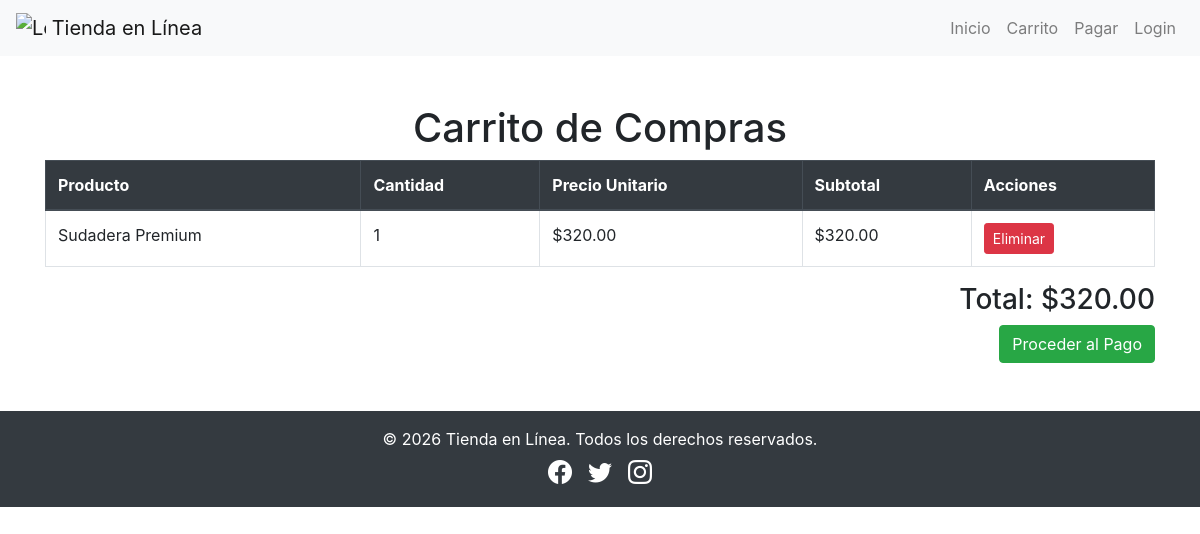
/index.php?pagina=carrito&accion=agregar&id=2, run on the app's committed database.
### tables this page shows
CREATE TABLE IF NOT EXISTS `Producto` (
  `cod` INT NOT NULL AUTO_INCREMENT,
  `nombre` VARCHAR(50) NOT NULL,
  `descripcion` VARCHAR(200) NOT NULL,
  `precio` FLOAT NOT NULL,
  `imagen` VARCHAR(200) NOT NULL,
  `estado` VARCHAR(20) NOT NULL,
  `codMarca` INT NOT NULL,
  `codIndustria` INT NOT NULL,
  `codCategoria` INT NOT NULL,
  PRIMARY KEY (`cod`),
  INDEX `fk_Producto_Industria1_idx` (`codIndustria`),
  INDEX `fk_Producto_Marca1_idx` (`codMarca`),
  INDEX `fk_Producto_Categoria1_idx` (`codCategoria`),
  CONSTRAINT `fk_Producto_Industria1`
    FOREIGN KEY (`codIndustria`)
    REFERENCES `Industria` (`cod`)
    ON DELETE NO ACTION
    ON UPDATE NO ACTION,
  CONSTRAINT `fk_Producto_Marca1`
    FOREIGN KEY (`codMarca`)
    REFERENCES `Marca` (`cod`)
    ON DELETE NO ACTION
    ON UPDATE NO ACTION,
  CONSTRAINT `fk_Producto_Categoria1`
    FOREIGN KEY (`codCategoria`)
    REFERENCES `Categoria` (`cod`)
    ON DELETE NO ACTION
    ON UPDATE NO ACTION);

### controladores/CarritoControlador.php (called while the page is built, shortened)
<?php
require_once __DIR__ . '/../modelos/Producto.php';
class CarritoControlador {
    public function index() {
        $modelo = new Producto();
        $items  = [];
        $total  = 0;
        if (!empty($_SESSION['carrito'])) {
            foreach ($_SESSION['carrito'] as $item) {
                $producto = $modelo->obtenerPorId($item['id_producto']);
                if ($producto) {
                    $subtotal = $producto['precio'] * $item['cantidad'];
                    $total   += $subtotal;
                    $items[]  = [
                        'producto' => $producto,
                        'cantidad' => $item['cantidad'],
                        'subtotal' => $subtotal,
                    ];
                }
            }
        }
        require_once __DIR__ . '/../vistas/carrito.php';
    }
}

### config/database.php (called while the page is built, shortened)
<?php
class Database {
    private static $conexion = null;
    public static function conectar() {
        if (self::$conexion === null) {
            $host           = "localhost";
            $usuario        = "root";
            $password       = "";
            $base_de_datos  = "mydb";
            self::$conexion = new mysqli($host, $usuario, $password, $base_de_datos);
            self::$conexion->set_charset("utf8");
        }
        return self::$conexion;
    }
}

### modelos/Producto.php (called while the page is built, shortened)
<?php
require_once __DIR__ . '/../config/database.php';
class Producto {
    private $db;
    public function __construct() {
        $this->db = Database::conectar();
    }
    public function obtenerPorId($id) {
        $id = (int)$id;
        $stmtSp = $this->db->prepare("CALL sp_obtener_producto_por_id(?)");
        if ($stmtSp) {
            $stmtSp->bind_param("i", $id);
            $ok = $stmtSp->execute();
            if ($ok) {
                $resultado = $stmtSp->get_result();
                $fila = $resultado ? $resultado->fetch_assoc() : null;
                return $fila ?: null;
            }
        }
        $sql = "SELECT
                    p.cod AS id_producto,
                    p.nombre,
                    p.descripcion,
                    p.precio,
                    p.imagen,
                    p.estado,
                    p.codMarca,
                    p.codIndustria,
                    p.codCategoria,
                    COALESCE(SUM(CAST(dps.stock AS UNSIGNED)), 0) AS stock,
                    m.nombre AS marca,
                    c.nombre AS categoria,
                    i.nombre AS industria
                FROM `Producto` p
                LEFT JOIN `DetalleProductoSucursal` dps ON dps.codProducto = p.cod
                LEFT JOIN `Marca` m ON m.cod = p.codMarca
                LEFT JOIN `Categoria` c ON c.cod = p.codCategoria
                LEFT JOIN `Industria` i ON i.cod = p.codIndustria
                WHERE p.cod = ?
                GROUP BY p.cod, p.nombre, p.descripcion, p.precio, p.imagen, p.estado, p.codMarca, p.codIndustria, p.codCategoria, m.nombre, c.nombre, i.nombre";
        $stmt = $this->db->prepare($sql);
        $stmt->bind_param("i", $id);
        $stmt->execute();
        $resultado = $stmt->get_result();
        return $resultado->fetch_assoc();
    }
}

### vistas/carrito.php (the view)
<?php require_once __DIR__ . '/layout/encabezado.php'; ?>
<div class="container mt-5">
    <h1 class="text-center">Carrito de Compras</h1>
    <div class="table-responsive">
        <table class="table table-bordered">
            <thead class="thead-dark">
                <tr>
                    <th>Producto</th>
                    <th>Cantidad</th>
                    <th>Precio Unitario</th>
                    <th>Subtotal</th>
                    <th>Acciones</th>
                </tr>
            </thead>
            <tbody>
                <?php if (!empty($items)): ?>
                    <?php foreach ($items as $item): ?>
                        <tr>
                            <td><?php echo htmlspecialchars($item['producto']['nombre']); ?></td>
                            <td><?php echo $item['cantidad']; ?></td>
                            <td>$<?php echo number_format($item['producto']['precio'], 2); ?></td>
                            <td>$<?php echo number_format($item['subtotal'], 2); ?></td>
                            <td>
                                <a href="index.php?pagina=carrito&accion=eliminar&id=<?php echo $item['producto']['id_producto']; ?>"
                                   class="btn btn-danger btn-sm">Eliminar</a>
                            </td>
                        </tr>
                    <?php endforeach; ?>
                <?php else: ?>
                    <tr><td colspan="5" class="text-center">El carrito está vacío.</td></tr>
                <?php endif; ?>
            </tbody>
        </table>
    </div>
    <h3 class="text-right">Total: $<?php echo number_format($total, 2); ?></h3>
    <div class="text-right">
        <a href="index.php?pagina=pago" class="btn btn-success">Proceder al Pago</a>
    </div>
</div>
<?php require_once __DIR__ . '/layout/pie.php'; ?>

### data on the page
producto: nombre "Sudadera Premium", cantidad "1", precio "320.00", subtotal "320.00"

### other printed values
$total "320.00"
